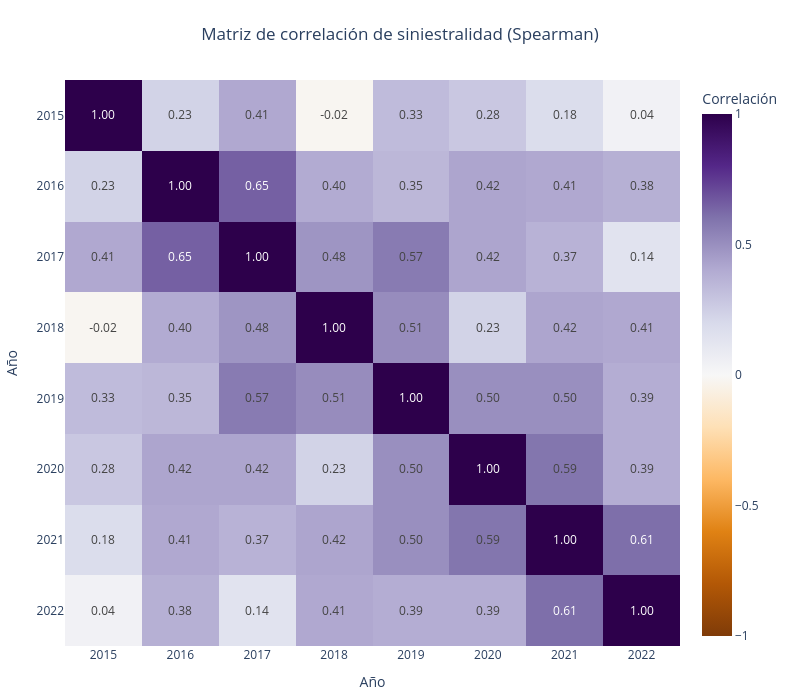

The code cell stored with this chart in its notebook:
### Code cell
# ---------------------------------
# Correlación Spearman
# ---------------------------------

# Calcular matriz de correlación 
correlation_matrix_spm = X.corr(method="spearman").round(2)

# Heatmap
heatmap_fig_spm = px.imshow(
    correlation_matrix_spm,
    text_auto=".2f",
    color_continuous_scale="PuOr",   # mejor para correlaciones
    zmin=-1,                           # mínimo teórico de correlación
    zmax=1,                            # máximo teórico de correlación
    aspect="auto",
    title="Matriz de correlación de siniestralidad (Spearman)",
)

# Ajustes visuales
heatmap_fig_spm.update_layout(
    width=800,
    height=700,
    title_x=0.5,
    xaxis_title="Año",
    yaxis_title="Año",
    margin=dict(l=40, r=40, t=80, b=40),
    coloraxis_colorbar=dict(title="Correlación")
)

heatmap_fig_spm.update_xaxes(tickangle=0)
heatmap_fig_spm.update_yaxes(autorange="reversed")

heatmap_fig_spm.show()

### Figure 1 — Plotly figure (JSON) as saved in the notebook; plotly's stock layout.template omitted (floating-point values rounded to 4 significant figures)
{"data": [{"coloraxis": "coloraxis", "hovertemplate": "x: %{x}<br>y: %{y}<br>color: %{z}<extra></extra>", "name": "0", "texttemplate": "%{z:.2f}", "type": "heatmap", "x": ["2015", "2016", "2017", "2018", "2019", "2020", "2021", "2022"], "xaxis": "x", "y": ["2015", "2016", "2017", "2018", "2019", "2020", "2021", "2022"], "yaxis": "y", "z": [[1.0, 0.23, 0.41, -0.02, 0.33, 0.28, 0.18, 0.04], [0.23, 1.0, 0.65, 0.4, 0.35, 0.42, 0.41, 0.38], [0.41, 0.65, 1.0, 0.48, 0.57, 0.42, 0.37, 0.14], [-0.02, 0.4, 0.48, 1.0, 0.51, 0.23, 0.42, 0.41], [0.33, 0.35, 0.57, 0.51, 1.0, 0.5, 0.5, 0.39], [0.28, 0.42, 0.42, 0.23, 0.5, 1.0, 0.59, 0.39], [0.18, 0.41, 0.37, 0.42, 0.5, 0.59, 1.0, 0.61], [0.04, 0.38, 0.14, 0.41, 0.39, 0.39, 0.61, 1.0]]}], "layout": {"coloraxis": {"autocolorscale": false, "cmax": 1, "cmin": -1, "colorbar": {"title": {"text": "Correlación"}}, "colorscale": [[0, "rgb(127,59,8)"], [0.1, "rgb(179,88,6)"], [0.2, "rgb(224,130,20)"], [0.3, "rgb(253,184,99)"], [0.4, "rgb(254,224,182)"], [0.5, "rgb(247,247,247)"], [0.6, "rgb(216,218,235)"], [0.7, "rgb(178,171,210)"], [0.8, "rgb(128,115,172)"], [0.9, "rgb(84,39,136)"], [1, "rgb(45,0,75)"]]}, "height": 700, "margin": {"b": 40, "l": 40, "r": 40, "t": 80}, "title": {"text": "Matriz de correlación de siniestralidad (Spearman)", "x": 0.5}, "width": 800, "xaxis": {"anchor": "y", "domain": [0, 1], "tickangle": 0, "title": {"text": "Año"}}, "yaxis": {"anchor": "x", "autorange": "reversed", "domain": [0, 1], "title": {"text": "Año"}}}}
